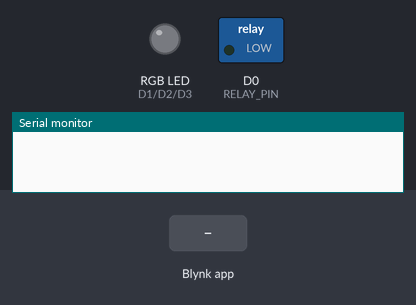
Bench run of a sketch on a simulated ESP8266 (NodeMCU). On the bench: switched loads named in the sketch (green lamp = pin HIGH), an RGB LED mixed from three pins (HIGH = lit), the last lines printed to the serial monitor. The inputs (shaded band) are chosen by the test bench. Dim RGB values are drawn brighter than linear; WiFi joins after 1.5 s; servers stay silent unless stated.

Above: at 3.0 s.
3.1 s: Blynk app writes 1 to V1
At 4.3 s:
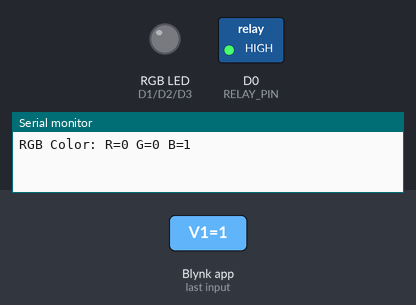
4.6 s: Blynk app writes 200 to V1
At 5.6 s:
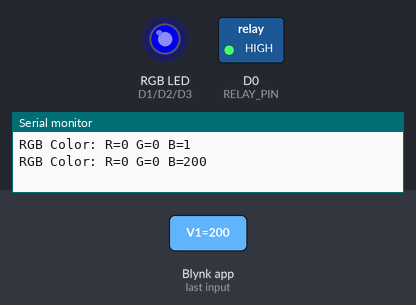
Timing chart, 0 to 7.6 s (numbered marks = the images above; inputs shaded):
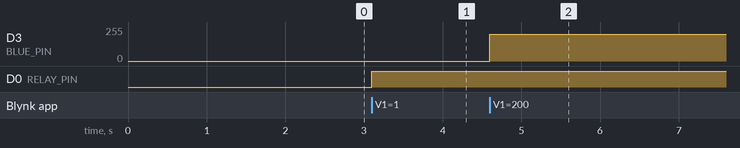

The sketch:

rgb_led.ino
```cpp
/*
 * JUDUL: RGB LED
 * FUNGSI: Menghasilkan warna cahaya yang dapat diatur (Merah, Hijau, Biru)
 * PIN: D1 (Merah), D2 (Hijau), D3 (Biru) - PWM
 * RELAY: D0 (aktif saat LED menyala)
 *
 * Blynk Virtual Pin:
 * V1 = Color Picker (nilai warna 0xRRGGBB)
 * V10 = Status relay
 */

#define BLYNK_TEMPLATE_ID "YourTemplateID"
#define BLYNK_TEMPLATE_NAME "RGB LED"
#define BLYNK_AUTH_TOKEN "YourAuthToken"

#include <ESP8266WiFi.h>
#include <BlynkSimpleEsp8266.h>

#define RED_PIN D1
#define GREEN_PIN D2
#define BLUE_PIN D3
#define RELAY_PIN D0

char ssid[] = "YourWiFiSSID";
char pass[] = "YourWiFiPassword";

bool ledOn = false;

void setup() {
  Serial.begin(115200);
  pinMode(RED_PIN, OUTPUT);
  pinMode(GREEN_PIN, OUTPUT);
  pinMode(BLUE_PIN, OUTPUT);
  pinMode(RELAY_PIN, OUTPUT);

  digitalWrite(RED_PIN, LOW);
  digitalWrite(GREEN_PIN, LOW);
  digitalWrite(BLUE_PIN, LOW);
  digitalWrite(RELAY_PIN, LOW);

  Blynk.begin(BLYNK_AUTH_TOKEN, ssid, pass);
}

void loop() {
  Blynk.run();
}

// Konversi nilai 0-255 ke PWM NodeMCU (0-1023)
int convertPWM(int value) {
  return map(value, 0, 255, 0, 1023);
}

// Kontrol dari Blynk Color Picker
BLYNK_WRITE(V1) {
  int color = param.asInt();  // Nilai warna format 0xRRGGBB

  int red = (color >> 16) & 0xFF;
  int green = (color >> 8) & 0xFF;
  int blue = color & 0xFF;

  analogWrite(RED_PIN, convertPWM(red));
  analogWrite(GREEN_PIN, convertPWM(green));
  analogWrite(BLUE_PIN, convertPWM(blue));

  // Nyalakan relay jika LED menyala (ada warna)
  if (red > 0 || green > 0 || blue > 0) {
    digitalWrite(RELAY_PIN, HIGH);
    Blynk.virtualWrite(V10, 1);
    ledOn = true;
  } else {
    digitalWrite(RELAY_PIN, LOW);
    Blynk.virtualWrite(V10, 0);
    ledOn = false;
  }

  Serial.print("RGB Color: R=");
  Serial.print(red);
  Serial.print(" G=");
  Serial.print(green);
  Serial.print(" B=");
  Serial.println(blue);
}
```

Measured:
- after the input at 3.1 s, D0 (RELAY_PIN): LOW → HIGH at once
- after the input at 4.6 s, D3 (BLUE_PIN): 0/255 → 199/255 at once
